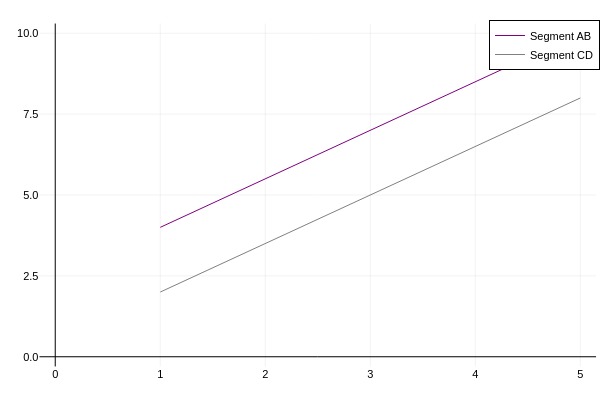

The code cell stored with this chart in its notebook:
### Markdown cell above
<a id="parallel-lines"></a>
#### 2.1.1.2 Parallel Lines

**Mathematical Concept:**
Two discrete linear functions are parallel if they possess identical rates of change (slopes) but different y-intercepts.
$$ m_1 = m_2 $$

**Modeling Objective:**
Geometrically render two non-intersecting line segments to visualize equivalent linear trajectories.

[↑ Back to Table of Contents](#table-of-contents)

### Code cell
A = (x1, y1) = (1.0, 4.0)
B = (x2, y2) = (5.0, 10.0)

plot([x1, x2], [y1, y2], 
      label="Segment AB", 
      color=:purple,)

C = (a1, b1) = (x1, 2.0)
D = (a2, b2) = (x2, 8.0)

plot!([a1, a2], [b1, b2], 
      label="Segment CD", 
      color=:gray,
      framestyle=:zerolines)

### Figure 1 — Plotly figure (JSON) as saved in the notebook; plotly's stock layout.template omitted (floating-point values rounded to 4 significant figures)
{"data": [{"colorbar": {"len": 0.9525, "title": "", "x": 0.9934, "y": 0.5139}, "legendgroup": "Segment AB", "line": {"color": "rgba(128, 0, 128, 1.000)", "dash": "solid", "shape": "linear", "width": 1}, "mode": "lines", "name": "Segment AB", "showlegend": true, "type": "scatter", "x": [1, 5], "xaxis": "x", "y": [4, 10], "yaxis": "y"}, {"colorbar": {"len": 0.9525, "title": "", "x": 0.9934, "y": 0.5139}, "legendgroup": "Segment CD", "line": {"color": "rgba(128, 128, 128, 1.000)", "dash": "solid", "shape": "linear", "width": 1}, "mode": "lines", "name": "Segment CD", "showlegend": true, "type": "scatter", "x": [1, 5], "xaxis": "x", "y": [2, 8], "yaxis": "y"}], "layout": {"annotations": [], "height": 400, "legend": {"bgcolor": "rgba(255, 255, 255, 1.000)", "bordercolor": "rgba(0, 0, 0, 1.000)", "borderwidth": 1, "font": {"color": "rgba(0, 0, 0, 1.000)", "family": "sans-serif", "size": 11}, "title": {"font": {"color": "rgba(0, 0, 0, 1.000)", "family": "sans-serif", "size": 15}, "text": ""}, "tracegroupgap": 0, "traceorder": "normal", "x": 1, "xanchor": "auto", "y": 1, "yanchor": "auto"}, "margin": {"b": 20, "l": 0, "r": 0, "t": 20}, "paper_bgcolor": "rgba(255, 255, 255, 1.000)", "plot_bgcolor": "rgba(255, 255, 255, 1.000)", "showlegend": true, "width": 600, "xaxis": {"anchor": "y", "domain": [0.06582, 0.9934], "gridcolor": "rgba(0, 0, 0, 0.100)", "gridwidth": 0.5, "linecolor": "rgba(0, 0, 0, 1.000)", "mirror": false, "range": [-0.15, 5.15], "showgrid": true, "showline": false, "showticklabels": true, "tickangle": 0, "tickcolor": "rgba(0, 0, 0, 0.000)", "tickfont": {"color": "rgba(0, 0, 0, 1.000)", "family": "sans-serif", "size": 11}, "tickmode": "array", "ticks": "inside", "ticktext": ["0", "1", "2", "3", "4", "5"], "tickvals": [0, 1, 2, 3, 4, 5], "title": "", "titlefont": {"color": "rgba(0, 0, 0, 1.000)", "family": "sans-serif", "size": 15}, "type": "-", "visible": true, "zeroline": true, "zerolinecolor": "rgba(0, 0, 0, 1.000)"}, "yaxis": {"anchor": "x", "domain": [0.03762, 0.9902], "gridcolor": "rgba(0, 0, 0, 0.100)", "gridwidth": 0.5, "linecolor": "rgba(0, 0, 0, 1.000)", "mirror": false, "range": [-0.3, 10.3], "showgrid": true, "showline": false, "showticklabels": true, "tickangle": 0, "tickcolor": "rgba(0, 0, 0, 0.000)", "tickfont": {"color": "rgba(0, 0, 0, 1.000)", "family": "sans-serif", "size": 11}, "tickmode": "array", "ticks": "inside", "ticktext": ["0.0", "2.5", "5.0", "7.5", "10.0"], "tickvals": [0, 2.5, 5, 7.5, 10], "title": "", "titlefont": {"color": "rgba(0, 0, 0, 1.000)", "family": "sans-serif", "size": 15}, "type": "-", "visible": true, "zeroline": true, "zerolinecolor": "rgba(0, 0, 0, 1.000)"}}}
